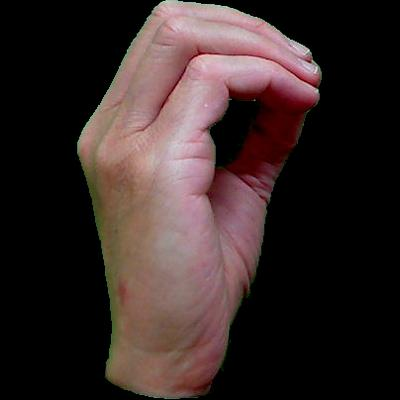
#> input picture asl_dataset/0/hand1_0_dif_seg_1_cropped.jpeg, 400 x 400 px; its folder holds only this picture in this run
$ python aslmodel2.py
#> lines starting #> are read from the running program, lines starting #| are printed output that depends on the picture
### Layers/MaxPooling.py
import numpy as np
import math


class MaxPooling:
    """This class implements the Max Pooling layer which reduces the image's dimensions."""

    def __init__(self, pool_size, stride):
        self.pool_size = pool_size
        self.stride = stride
        self.input = None

    """Reduces the dimensions of the input image by selecting the maximum element in each pool window."""
    def forward(self, input):
        self.input = input
        input_depth, input_height, input_width = input.shape

        output_height = math.floor((input_height - self.pool_size) / self.stride) + 1
        output_width = math.floor((input_width - self.pool_size) / self.stride) + 1
        output = np.zeros((input_depth, output_height, output_width))

        for channel in range(input_depth):
            # Iterate over each possible overlap of the pool window which is shifted stride units each iteration
            for row in range(0, input_height - self.pool_size + 1, self.stride):
                for col in range(0, input_width - self.pool_size + 1, self.stride):
                    # Extracts the overlap of the pool window and the original input image
                    overlap = self.input[channel, row: row + self.pool_size, col: col + self.pool_size]
                    # Enter the maximum element into the output matrix with lower dimensions than the input image
                    output[channel, math.floor(row / self.stride), math.floor(col / self.stride)] = np.max(overlap)

        return output

    """Updates the gradients of the max elements selected in the Max Pooling forward propagation."""
    def backward(self, output_grad, learning_rate):
        input_grad = np.zeros_like(self.input)
        input_depth, input_height, input_width = self.input.shape

        # Iterates in the similar fashion to the forward propagation
        for channel in range(input_depth):
            for row in range(0, input_height - self.pool_size + 1, self.stride):
                for col in range(0, input_width - self.pool_size + 1, self.stride):
                    overlap = self.input[channel, row: row + self.pool_size, col: col + self.pool_size]
                    # Flattens to find the index of the max element and scales it to the index in the overlap region
                    max_index = np.unravel_index(np.argmax(overlap, axis=None), overlap.shape)
                    # Adds corresponding element of output grad to the input grad at the max element's index
                    input_grad[channel, row + max_index[0], col + max_index[1]] = output_grad[channel, math.floor(row / self.stride), math.floor(col / self.stride)]

        return input_grad

### Layers/Flatten.py
import numpy as np


class Flatten:
    """This class implements the Flatten layer which converts a multidimensional array into a 1D array."""

    def __init__(self):
        self.input_shape = None

    """Flattens input into a 1D array."""
    def forward(self, input):
        self.input_shape = input.shape
        return input.flatten()

    """Converts a flattened 1D array back into the original input's shape."""
    def backward(self, output_grad, learning_rate):
        return output_grad.reshape(self.input_shape)

### Layers/FullyConnected.py
import numpy as np


class FullyConnected:
    """This class implements the final major part of a CNN, the Fully Connected Layer or Dense Layer."""

    def __init__(self, input_size, output_size):
        self.input_size = input_size
        self.output_size = output_size

        # Uses the Xavier method of initializing weights with a uniform distribution
        self.weights = np.random.randn(self.input_size, self.output_size) * np.sqrt(1 / input_size)
        self.biases = np.zeros(self.output_size)

        self.input = None
        self.output = None

    """Computes the linear combination of the input with the layer's weights and biases."""
    def forward(self, input):
        self.input = input
        self.output = np.dot(self.input, self.weights) + self.biases
        return self.output

    """Computes the gradients for the weights, biases, and input to update the layer's properties and provide the
    input for the next layer in back propagation."""
    def backward(self, output_grad, learning_rate):
        # Weights gradient from the dot product of flattened input and output gradient
        weights_grad = np.dot(self.input.reshape(-1, 1), output_grad.reshape(1, -1))
        # Input gradient from the dot product of the output gradient and transposed weights reshaped into the layer's input shape
        input_grad = np.dot(output_grad, self.weights.T).reshape(self.input.shape)

        # Update the weights and biases using the gradients and learning rate
        self.weights -= learning_rate * weights_grad
        self.biases -= learning_rate * output_grad

        return input_grad

### Activation/Softmax.py
import numpy as np


class Softmax:
    """This class implements the softmax which maps the Fully Connected Layer's output to a probability distribution
    for each of the labels."""

    def __init__(self):
        self.output = None

    """Created probability distribution for a given array outputted by the Fully Connected Layer."""
    def forward(self, input):
        exps = np.exp(input - np.max(input))
        self.output = exps / np.sum(exps)
        return self.output

    """Computes gradient of probability distribution."""
    def backward(self, input, learning_rate):
        jacob = np.diag(self.output) - np.outer(self.output, self.output)
        return np.dot(jacob, input)

### Model/Network.py
import numpy as np


class Network:
    """This class implements the core of the neural network including the functionality to train and predict on given
    data."""
    def __init__(self, network, loss):
        self.network = network
        self.loss = loss

    """Predicts the label for a given input using forward propagation on each of the network's layers."""
    def predict(self, input):
        # Forward propagate starting with input
        output = input

        for layer in self.network:
            output = layer.forward(output)

        return output

    """Trains the model by updating the weights and biases of each layer through back propagation."""
    def train(self, x_train, y_train, epochs, learning_rate):
        # Iterate through each epoch
        for epoch in range(epochs):
            print("On epoch", epoch)
            # Iterate through each training sample
            for i in range(x_train.shape[0]):
                output = self.predict(x_train[i])

                # Back propagate starting with error gradient
                grad = self.loss.backward(y_train[i], output)
                for layer in reversed(self.network):
                    grad = layer.backward(grad, learning_rate)

### Layers/Convolution.py
import numpy as np
from scipy import signal


class Convolution:
    """This class implements the convolutional stage of the CNN which emphasizes the image's central features."""

    def __init__(self, input_shape, output_depth, kernel_size):
        self.input_shape = input_shape
        self.output_depth = output_depth
        self.kernel_size = kernel_size
        input_depth, input_height, input_width = self.input_shape
        self.input_depth = input_depth

        self.output_shape = (output_depth, input_height - kernel_size + 1, input_width - kernel_size + 1)
        self.kernel_shape = (output_depth, input_depth, kernel_size, kernel_size)

        # Uses the Xavier method of initializing weights with a uniform distribution
        self.kernels = np.random.randn(*self.kernel_shape) * np.sqrt(1 / (input_depth * kernel_size * kernel_size))
        self.biases = np.zeros(self.output_shape)

        self.input = None
        self.output = None

    """Computes the convoluted matrix by overlaying the input image with the kernel."""
    def forward(self, input):
        self.input = input
        self.output = np.copy(self.biases)

        # Iterate through each output channel and accumulate the valid correlation value of the input channel with the associated kernels
        for output_channel in range(self.output_depth):
            for input_channel in range(self.input_depth):
                self.output[output_channel] += signal.correlate2d(self.input[input_channel],
                                                                  self.kernels[output_channel, input_channel], "valid")

        return self.output

    """Computes the gradients and adjusts kernels and biases and the input."""
    def backward(self, output_grad, learning_rate):
        kernel_grad = np.zeros_like(self.kernels)
        input_grad = np.zeros_like(self.input)

        # Iterate through each output channel and accumulate the valid correlation value of the input channel with the associated kernels
        for output_channel in range(self.output_depth):
            for input_channel in range(self.input_depth):
                kernel_grad[output_channel, input_channel] += signal.correlate2d(self.input[input_channel],
                                                                                 output_grad[output_channel], "valid")
                input_grad[input_channel] += signal.convolve2d(output_grad[output_channel],
                                                               self.kernels[output_channel, input_channel], "full")

        self.kernels -= learning_rate * kernel_grad
        self.biases -= learning_rate * output_grad

        return input_grad

### Loss/CrossEntropyLossFunction.py
import numpy as np


class CrossEntropyLossFunction:
    """This class implements the cross entropy loss function which is used for training and evaluating the model."""

    """Defines the loss function which can be used for analysis and evaluation of the model."""
    def forward(self, y_true, y_pred):
        # Add a epsilon constant to avoid log(0) error
        return -np.sum(y_true * np.log(y_pred + 1e-10))

    """Defines the back propagation of the loss function which initiates the model's training process."""
    def backward(self, y_true, y_pred):
        return y_pred - y_true

### Activation/ReLU.py
import numpy as np


class ReLU:
    """This class implements the Rectified Linear Unit (ReLU) activation function used throughout the network."""

    def __init__(self):
        self.input = None

    """ReLU activation function for forward propagation."""
    def forward(self, input):
        self.input = input
        return np.maximum(0, input)

    """Back propagation of ReLU."""
    def backward(self, output_grad, learning_rate):
        # Generates new np array with 0s and 1s representing the result of the given condition
        relu_grad = np.where(self.input > 0, 1, 0)
        return output_grad * relu_grad

### aslmodel2.py
import numpy as np
import os
import cv2
import pandas as pd
import matplotlib.pyplot as plt
from sklearn.model_selection import train_test_split
from Model.Network import Network
from Layers.MaxPooling import MaxPooling
from Layers.FullyConnected import FullyConnected
from Layers.Convolution import Convolution
from Loss.CrossEntropyLossFunction import CrossEntropyLossFunction
from Activation.Sigmoid import Sigmoid
from Activation.Softmax import Softmax
from Activation.Tanh import Tanh
from Layers.Flatten import Flatten
from Activation.ReLU import ReLU
images = []
labels = []

for folder in os.listdir('asl_dataset'):
    folder_dir = os.path.join('asl_dataset', folder)

    for image in os.listdir(folder_dir):
        img_path = os.path.join(folder_dir, image)

        data_sample = cv2.imread(img_path, cv2.IMREAD_GRAYSCALE)
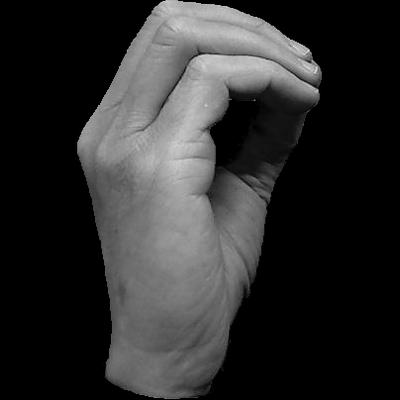
#> data_sample: shape (400, 400); min 0, max 235, mean 45.3
        data_sample = cv2.resize(data_sample, (28, 28))
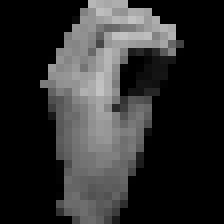
#> data_sample: shape (28, 28) (shown 8 times larger); min 0, max 195, mean 46
        data_sample = data_sample / 255.0

        images.append(data_sample)
        labels.append(folder)
#> pass 2 of the loop `for folder in os.listdir('asl_dataset'):`:
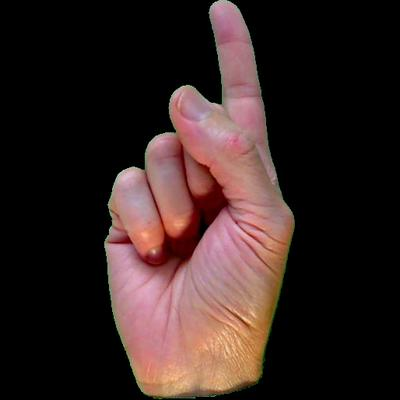
#> input picture asl_dataset/1/hand1_1_bot_seg_2_cropped.jpeg, 400 x 400 px
#> `data_sample = cv2.imread(img_path, cv2.IMREAD_GRAYSCALE)`:
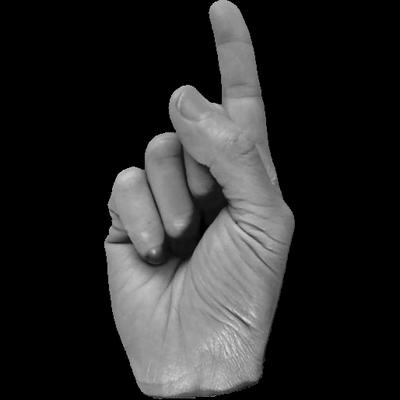
#> data_sample: shape (400, 400); min 0, max 220, mean 40.5
#> `data_sample = cv2.resize(data_sample, (28, 28))`:
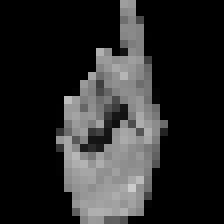
#> data_sample: shape (28, 28) (shown 8 times larger); min 0, max 204, mean 40.5
df = pd.DataFrame(labels)
df = pd.get_dummies(df)
x_data = np.array(images).reshape(-1, 1, 28, 28)
y_data = df.values
x_train, x_test, y_train, y_test = train_test_split(x_data, y_data, test_size=0.2)
#> y_train = [[True, False]]; y_test = [[False, True]]
loss_function = CrossEntropyLossFunction()

network_layers = [
    Convolution(input_shape=(1, 28, 28), output_depth=8, kernel_size=3),
    ReLU(),
    MaxPooling(pool_size=2, stride=2),

    Convolution(input_shape=(8, 13, 13), output_depth=16, kernel_size=3),
    ReLU(),
    MaxPooling(pool_size=2, stride=2),

    Flatten(),

    FullyConnected(input_size=400, output_size=128),
    ReLU(),

    FullyConnected(input_size=128, output_size=y_data.shape[1]),
    Softmax()
]
print("hi")
ASL_model = Network(network_layers, loss_function)
ASL_model.train(x_train, y_train, 20, 0.01)
#> the loop in train, `for epoch in range(epochs):` made 20 passes
#> pass 1, in backward (call 2), `weights_grad = np.dot(self.input.reshape(-1, 1), output_grad.reshape(1..`:
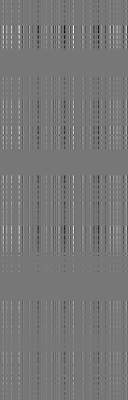
#> weights_grad: shape (400, 128) float64; min -0.116, max 0.131, mean 0.000405; drawn with min black and max white
#> pass 1, in backward (call 2), `self.weights -= learning_rate * weights_grad`:
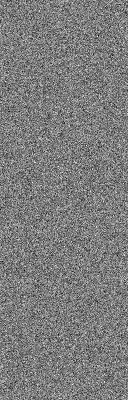
#> self.weights: shape (400, 128) float64; min -0.197, max 0.204, mean 1.27e-05; drawn with min black and max white

import pickle

filename = 'ASL_traineddd_model.pkl'

with open(filename, 'wb') as file:
    pickle.dump(ASL_model, file)
